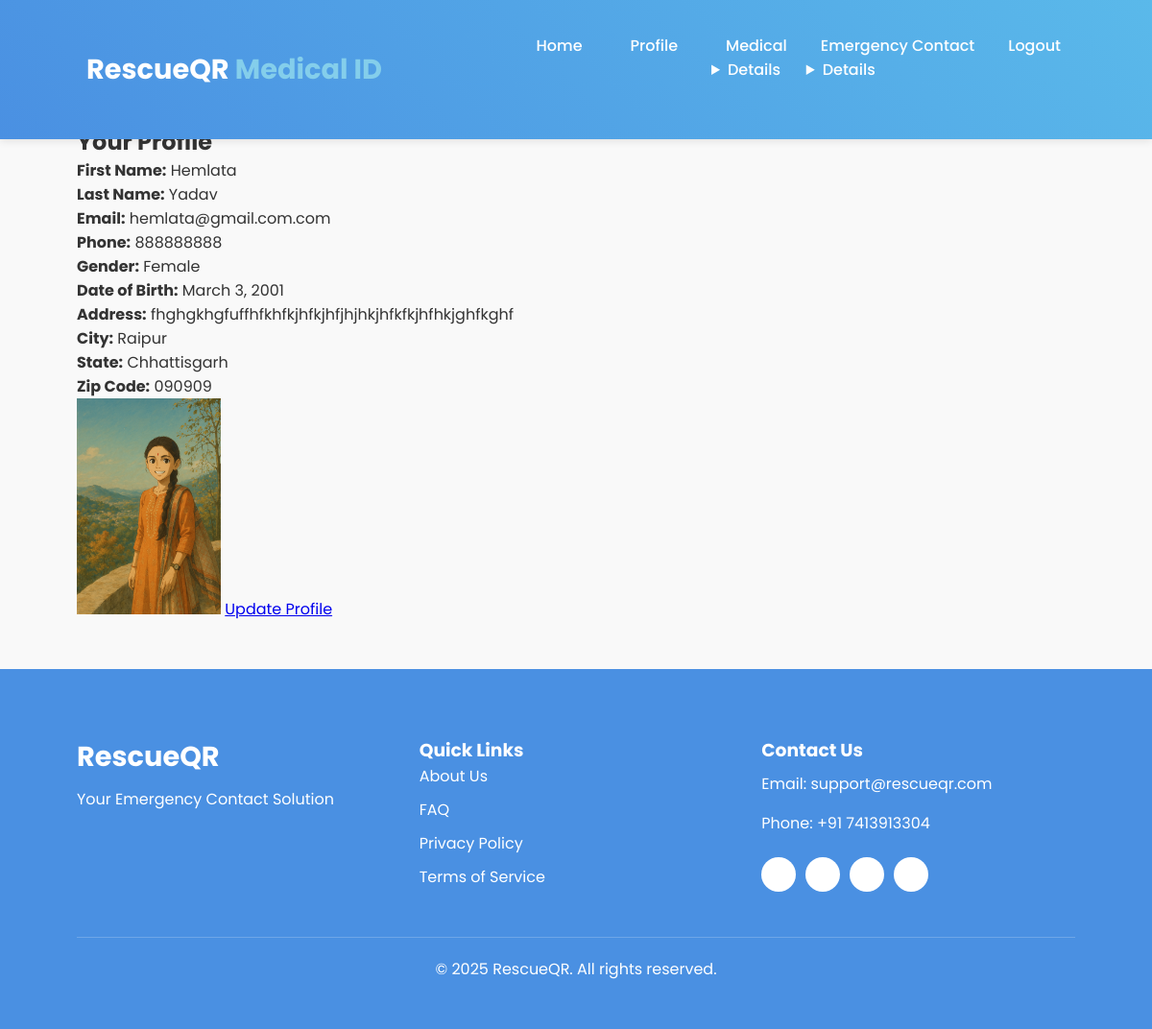
Page /userprofile/profile/ (signed in) on the committed database.
### users/models.py (models this page shows, shortened)
class CustomUser(AbstractBaseUser, PermissionsMixin):
    ROLE_CHOICES = (
        ('user', 'User'),
        ('doctor', 'Doctor'),
        ('admin', 'Admin'),
    )
    email = models.EmailField(unique=True)
    phone = models.CharField(max_length=15, unique=True)
    first_name = models.CharField(max_length=50)
    middle_name = models.CharField(max_length=50, blank=True, null=True)
    last_name = models.CharField(max_length=50)
    role = models.CharField(max_length=10, choices=ROLE_CHOICES, default='user')
    is_active = models.BooleanField(default=True)
    is_staff = models.BooleanField(default=False)
    created_at = models.DateTimeField(auto_now_add=True)
    updated_at = models.DateTimeField(auto_now=True)
    objects = CustomUserManager()
    USERNAME_FIELD = 'email'
    REQUIRED_FIELDS = ['phone', 'first_name', 'last_name']

### userprofile/models.py (models this page shows, shortened)
class UserProfile(models.Model):
    GENDER_CHOICES = [
        ('Male', 'Male'),
        ('Female', 'Female'),
        ('Other', 'Other'),
    ]
    user = models.OneToOneField(settings.AUTH_USER_MODEL, on_delete=models.CASCADE)
    profile_picture = models.ImageField(upload_to='profile_pics/', blank=True, null=True)
    gender = models.CharField(max_length=255, choices=GENDER_CHOICES, blank=True, null=True)
    date_of_birth = models.DateField(null=True, blank=True)
    address = models.CharField(max_length=255, blank=True, null=True)
    city = models.CharField(max_length=255, blank=True, null=True)
    state = models.CharField(max_length=255, blank=True, null=True)
    zip_code = models.CharField(max_length=255, blank=True, null=True)
    created_at = models.DateTimeField(auto_now_add=True)
    updated_at = models.DateTimeField(auto_now=True)

### userprofile/views.py (the view)
# urls.py: path('profile/', views.profile_view, name='user-profile'),
@login_required
def profile_view(request):
    try:
        profile = UserProfile.objects.get(user=request.user)
    except UserProfile.DoesNotExist:
        profile = None
    return render(request, 'userprofile/profile.html', {'userprofile': profile, 'user': request.user})

### userprofile/templates/userprofile/profile.html
{% extends 'base.html' %}
{% block content %}
  <h2>Your Profile</h2>
    <p><strong>First Name:</strong> {{ user.first_name }}</p>
    <p><strong>Last Name:</strong> {{ user.last_name }}</p>
    <p><strong>Email:</strong> {{ user.email }}</p>
    <p><strong>Phone:</strong> {{ user.phone }}</p>
    <p><strong>Gender:</strong> {{ userprofile.gender }}</p>
    <p><strong>Date of Birth:</strong> {{ userprofile.date_of_birth }}</p>
    <p><strong>Address:</strong> {{ userprofile.address }}</p>
    <p><strong>City:</strong> {{ userprofile.city }}</p>
    <p><strong>State:</strong> {{ userprofile.state }}</p>
    <p><strong>Zip Code:</strong> {{ userprofile.zip_code }}</p>
    {% if userprofile.profile_picture %}
      <img src="{{ userprofile.profile_picture.url }}" alt="Profile Picture" width="150">
    {% else %}
      <p>No profile picture available</p>
    {% endif %}
  <a href="{% url 'userprofile:update-profile' %}">Update Profile</a>
{% endblock %}

### static/css/styles.css (style rules this page uses)
* { margin: 0; padding: 0; box-sizing: border-box; font-family: "Poppins", sans-serif; }
body { background-color: #f9f9f9; color: #333; display: flex; flex-direction: column; min-height: 100vh; }

### rows in the picture
CustomUser: first_name "Hemlata", last_name "Yadav", email "hemlata@gmail.com.com", phone "888888888"
UserProfile: gender "Female", date_of_birth "March 3, 2001", address "fhghgkhgfuffhfkhfkjhfkjhfjhjhkjhfkfkjhfhkjghfkghf", city "Raipur", state "Chhattisgarh", zip_code "090909", profile_picture (picture)
